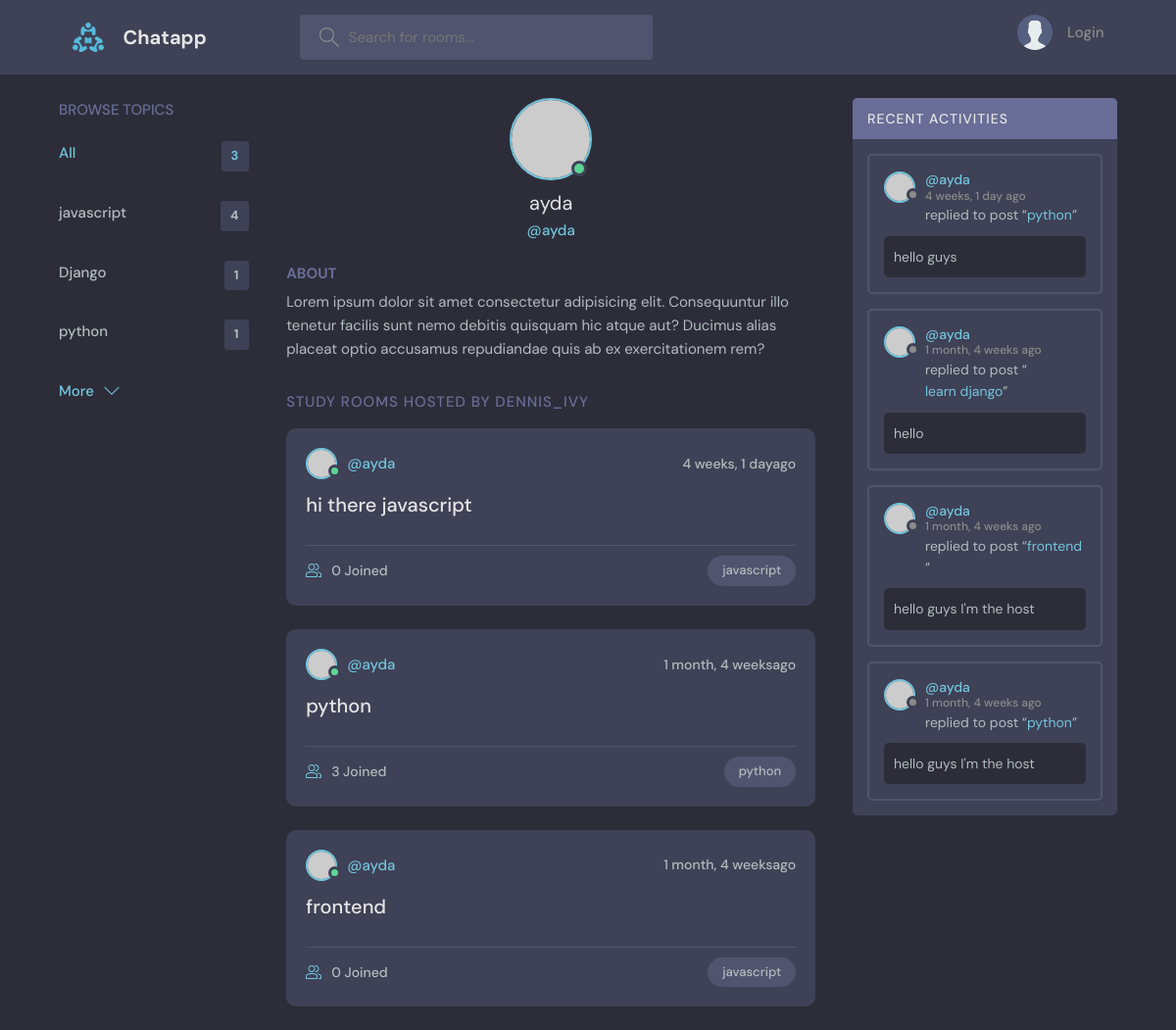
Page /profile/1/ on the committed database.
### base/models.py (models this page shows, shortened)
class Topic(models.Model):
    name=models.CharField(max_length=200)

class Room(models.Model):
    host=models.ForeignKey(User,on_delete=models.SET_NULL,null=True)
    topic=models.ForeignKey(Topic, on_delete=models.SET_NULL,null=True)
    name=models.CharField(max_length=300)
    description=models.TextField(null=True,blank=True)
    participants=models.ManyToManyField(User,related_name='paricipants',blank=True)
    updated=models.DateTimeField(auto_now=True)
    created=models.DateTimeField(auto_now_add=True)
    class Meta:
        ordering=['-updated','-created']
    def __str__(self):
        return self.name

class Message(models.Model):
    user=models.ForeignKey(User, on_delete=models.CASCADE)
    room=models.ForeignKey(Room,on_delete=models.CASCADE)
    body=models.TextField()
    updated=models.DateTimeField(auto_now=True)
    created=models.DateTimeField(auto_now_add=True)
    class Meta:
        ordering=['-updated','-created']
    def __str__(self):
        return self.body[0:50]

### base/views.py (the view)
# urls.py: path('profile/<str:pk>/',views.userProfile, name='userProfile'),
def userProfile(request,pk):
    user=User.objects.get(id=pk)
    rooms=user.room_set.all()
    room_messages=user.message_set.all()
    topics=Topic.objects.all()
    context={'user':user,'rooms':rooms,'room_messages':room_messages,'topics':topics}
    return render(request,'base/profile.html',context)

### base/templates/base/profile.html (shortened to what this page needs)
{% extends 'main.html'%}
   {% block content%}
  <main class="profile-page layout layout--3">
    <div class="container">
      {% include 'base/topics_component.html'%}
      <div class="roomList">
        <div class="profile">
          <div class="profile__avatar">
            <div class="avatar avatar--large active">
              <img src="https://randomuser.me/api/portraits/men/11.jpg" />
            </div>
          </div>
          <div class="profile__info">
            <h3>{{user.username}}</h3>
            <p>@{{user.username}}</p>
          </div>
          <div class="profile__about">
            <h3>About</h3>
            <p>
              Lorem ipsum dolor sit amet consectetur adipisicing elit. Consequuntur illo tenetur
              facilis sunt nemo debitis quisquam hic atque aut? Ducimus alias placeat optio
              accusamus repudiandae quis ab ex exercitationem rem?
            </p>
          </div>
        </div>
        <div class="roomList__header">
          <div>
            <h2>Study Rooms Hosted by dennis_ivy</a>
            </h2>
          </div>
        </div>
        {% include 'base/feed_component.html'%}
      </div>
      {% include 'base/activity_component.html'%}
    </div>
  </main>
  {% endblock content %}

### base/templates/base/topics_component.html
<div class="topics">
  <div class="topics__header">
    <h2>Browse Topics</h2>
  </div>
  <ul class="topics__list">
    <li>
      <a href="{% url 'home'%}" class="active">All <span>{{topics.count}}</span></a>
    </li>
    {% for topic in topics%}
    <li>
      <a href="{% url 'home'%}?q={{topic.name}}">{{topic.name}} <span>{{topic.room_set.all.count}}</span></a>
    </li>
    {% endfor%}
  </ul>
  <a class="btn btn--link" href="topics.html">
    More
    <svg version="1.1" xmlns="http://www.w3.org/2000/svg" width="32" height="32" viewBox="0 0 32 32">
      <title>chevron-down</title>
      <path d="M16 21l-13-13h-3l16 16 16-16h-3l-13 13z"></path>
    </svg>
  </a>
</div>

### base/templates/base/feed_component.html (shortened to what this page needs)
{% for room in rooms%}
<div class="roomListRoom">
  <div class="roomListRoom__header">
    <a href="{% url 'userProfile' room.host.id %}" class="roomListRoom__author">
      <div class="avatar avatar--small active">
        <img src="https://randomuser.me/api/portraits/men/11.jpg" />
      </div>
      <span>@{{room.host.username}}</span>
    </a>
    <div class="roomListRoom__actions">
      <span>{{room.created|timesince}}ago</span>
    </div>
  </div>
  <div class="roomListRoom__content">
    <a href="{% url 'room' room.id %}">{{room.name}}</a>
  </div>
  <div class="roomListRoom__meta">
    <a href="{% url 'room' room.id %}" class="roomListRoom__joined">
     {{room.participants.all.count}} Joined
    </a>
    <p class="roomListRoom__topic">{{room.topic.name}}</p>
  </div>
</div>
{% endfor%}

### base/templates/base/activity_component.html (shortened to what this page needs)
 <div class="activities">
  <div class="activities__header">
    <h2>Recent Activities</h2>
  </div>
  {%for message in room_messages %}
  <div class="activities__box">
    <div class="activities__boxHeader roomListRoom__header">
      <a href="{% url 'userProfile' message.user.id %}" class="roomListRoom__author">
        <div class="avatar avatar--small">
          <img src="https://randomuser.me/api/portraits/women/11.jpg" />
        </div>
        <p>
          @{{message.user}}
          <span>{{message.created|timesince}} ago</span>
        </p>
      </a>
    </div>
    <div class="activities__boxContent">
      <p>replied to post “<a href="{% url 'room' message.room.id %}">{{message.room}}</a>”</p>
      <div class="activities__boxRoomContent">
        {{message}}
        </div>
    </div>
  </div>
  {% endfor %}
</div>

### rows in the picture
Topic: name "javascript", room_set.all.count "4"
Topic: name "Django", room_set.all.count "1"
Topic: name "python", room_set.all.count "1"
Room: host.username "ayda", created "4 weeks, 1 day", name "hi there javascript", participants.all.count "0", topic.name "javascript"
Room: host.username "ayda", created "1 month, 4 weeks", name "python", participants.all.count "3", topic.name "python"
Room: host.username "ayda", created "1 month, 4 weeks", name "frontend", participants.all.count "0", topic.name "javascript"
Message: user "ayda", created "4 weeks, 1 day", room "python", body "hello guys"
Message: user "ayda", created "1 month, 4 weeks", room "learn django", body "hello"
Message: user "ayda", created "1 month, 4 weeks", room "frontend", body "hello guys I'm the host"
Message: user "ayda", created "1 month, 4 weeks", room "python", body "hello guys I'm the host"

### other values in the picture
{{ topics.count }} "3"
{{ user.username }} "ayda"
